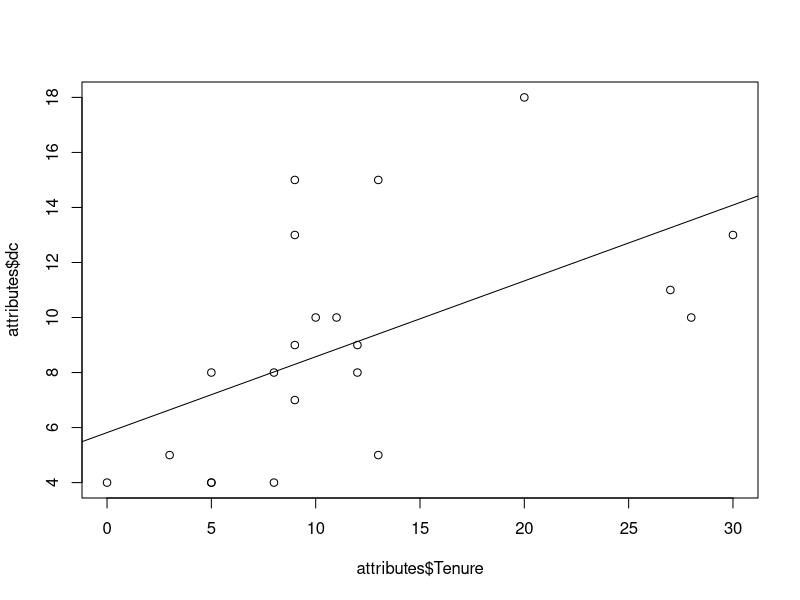
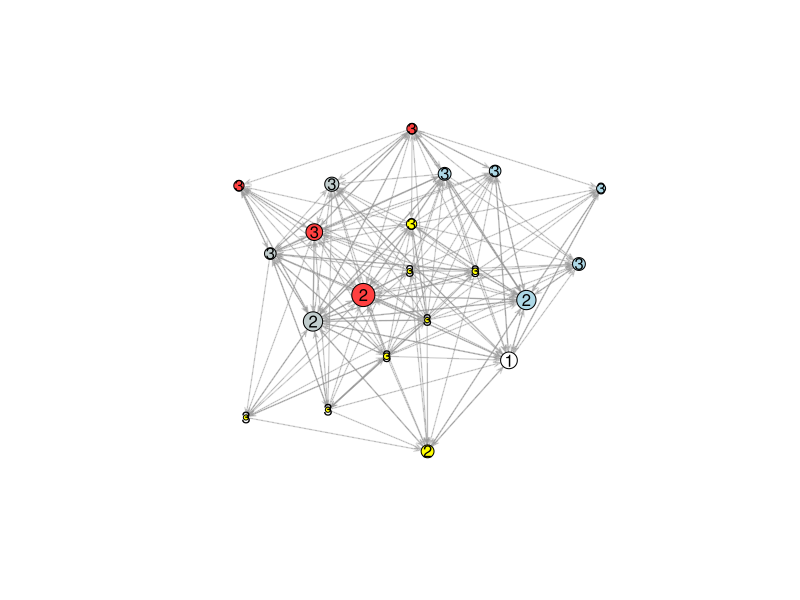
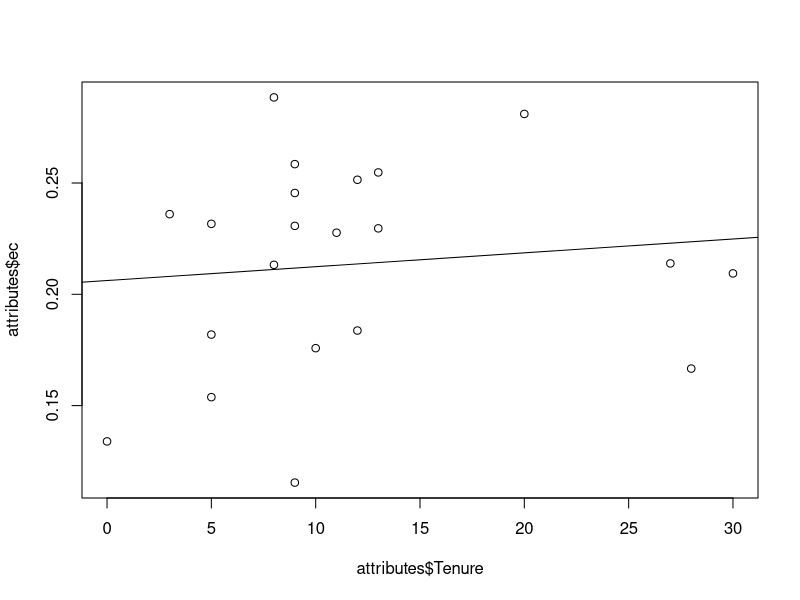
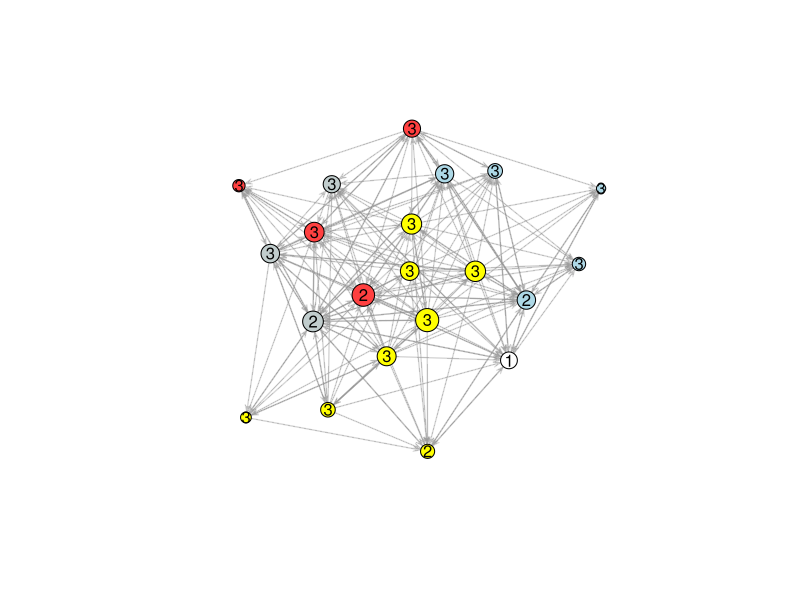
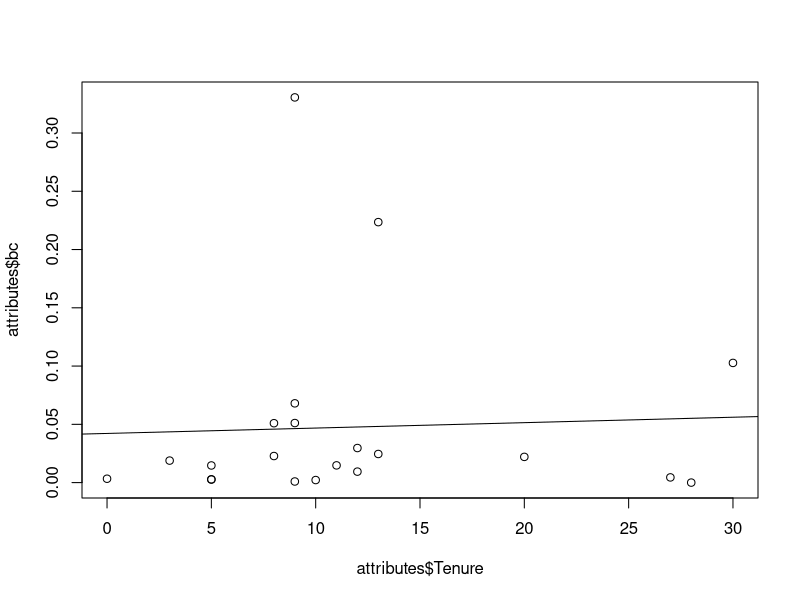
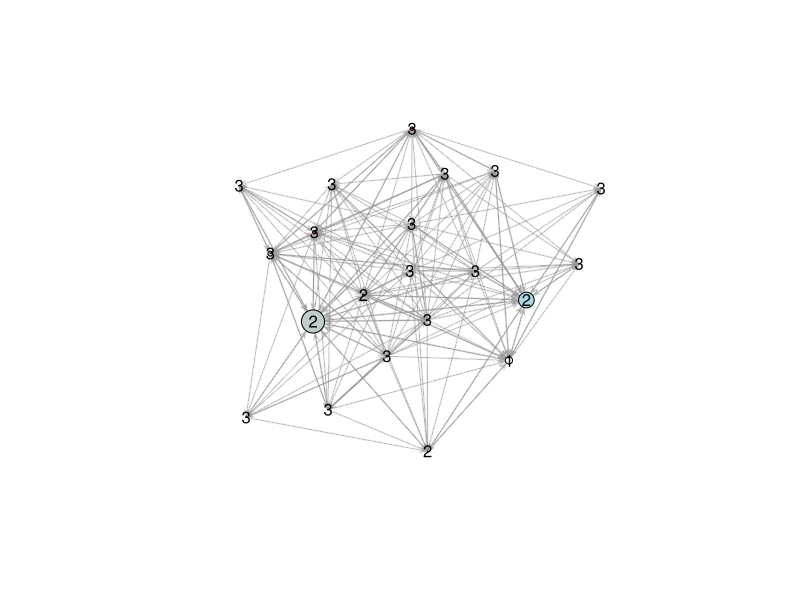
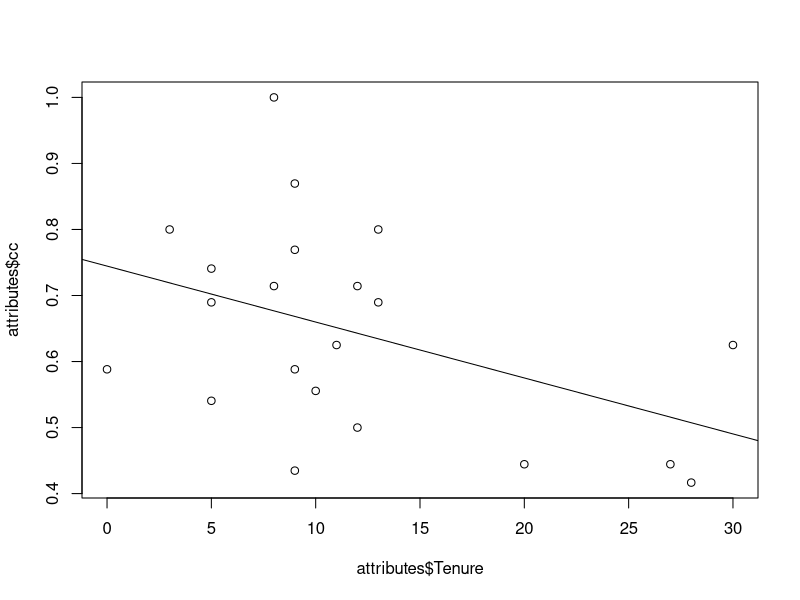
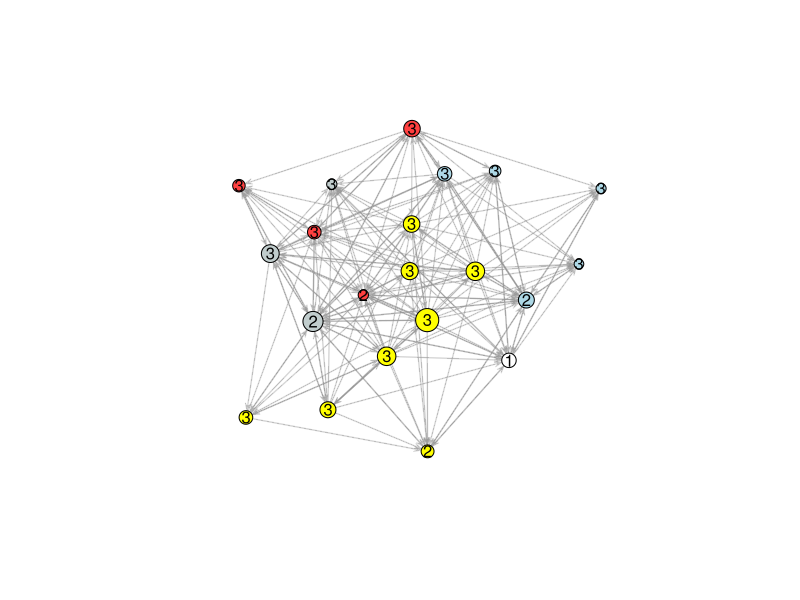

These figures' R source, in order:
# install all of the R packages we will need for today
# install.packages(c("igraph","statnet","GGally"))

#################
#   Centrality  #
#################

# Read in data
advice <- read.csv("Advice.csv", header=F)

reportsto <- read.csv("ReportsTo.csv", header = F)

# Read in vertex attribute data
attributes <- read.csv("KrackhardtVLD.csv")
# Read in the library for network analysis
library(network)
adviceNet <- network(as.matrix(advice))

# Add the vertex attributes into the network
set.vertex.attribute(adviceNet,names(attributes),attributes)



# Creating Network Objects: Defense Pacts (edgelist) (2000)
# gathered from the MIDs project
# published in 

# Cranmer, Skyler J., Bruce A. Desmarais, and Justin H. Kirkland. "Toward a network theory of alliance formation." 
# International Interactions 38, no. 3 (2012): 295-324.

# Read in vertex dataset
allyV <- read.csv("allyVLD.csv", # file to read
                  stringsAsFactors=F) # indicates to not convert to factor vars

# Read in edgelist
allyEL <- read.csv("allyEL.csv", stringsAsFactors=F)

# Read in contiguity
contig <- read.csv("contiguity.csv",stringsAsFactors=F,row.names=1)

require(network)
# (1) Initialize network
# store number of vertices
n <- nrow(allyV)
AllyNet <- network.initialize(n, # number of nodes
                              dir=F) # network is not directed

# (2) Set vertex labels
network.vertex.names(AllyNet)  <- allyV$stateabb 

# (3) Add in the edges
# Note, edgelist must match vertex labels
AllyNet[as.matrix(allyEL)]  <- 1

# (4) Store country code attribute
set.vertex.attribute(x=AllyNet,   # Network in which to store
                     "ccode",     # What to name the attribute
                     allyV$ccode) # Values to put in

# (5) Store year attribute
set.vertex.attribute(AllyNet,"created",allyV$styear)

# (6) Store network attribute
set.network.attribute(AllyNet,"contiguous",as.matrix(contig))


require(sna)
# (in-) Degree Centrality is the number of in-connections by node
dc <- degree(adviceNet, cmode="indegree")

# Store in vertex level data frame
attributes$dc <- dc

# Plot degree centrality against tenure
## Make a simple scatter plot
plot(attributes$Tenure,attributes$dc)
## Add a trend (i.e., regression) line
abline(lm(attributes$dc ~ attributes$Tenure))

# Plot network with node size proportional to Degree Centrality
## First normalize degree 
ndc <- dc/max(dc)
## Set random number seed so the plot is replicable
set.seed(5)
## Colors based on department
five_colors <- c("white","lightblue","yellow","azure3","brown1")
vert.cols <- five_colors[attributes$Department+1]
## Now plot
plot(adviceNet,displaylabels=T,label=get.vertex.attribute(adviceNet,"Level"),vertex.cex=3*ndc,label.cex=1,edge.col=rgb(150,150,150,100,maxColorValue=255),label.pos=5,vertex.col=vert.cols)


# Eigenvector Centrality Recursively Considers Neighbors' Centrality
# need to create an undirected version of the network
advice_undirected <- network(as.matrix(advice),dir=F)
# now calculate eigenvector centrality
ec <- evcent(advice_undirected)

# Store in vertex level data frame
attributes$ec <- ec

# Plot eigenvector centrality against tenure
## Make a simple scatter plot
plot(attributes$Tenure,attributes$ec)
## Add a trend (i.e., regression) line
abline(lm(attributes$ec ~ attributes$Tenure))

# Plot network with node size proportional to eigenvector centrality
## First normalize
nec <- ec/max(ec)
## Set random number seed so the plot is replicable
set.seed(5)
## Now plot
plot(adviceNet,displaylabels=T,label=get.vertex.attribute(adviceNet,"Level"),vertex.cex=3*nec,label.cex=1,edge.col=rgb(150,150,150,100,maxColorValue=255),label.pos=5,vertex.col=vert.cols)

# Betweenness Centrality Considers unlikely connections
# Proportion of shortest paths that pass through a vertex
bc <- betweenness(adviceNet,rescale=T)

# Store in vertex level data frame
attributes$bc <- bc

# Plot betweenness centrality against tenure
## Make a simple scatter plot
plot(attributes$Tenure,attributes$bc)
## Add a trend (i.e., regression) line
abline(lm(attributes$bc ~ attributes$Tenure))

# Plot network with node size proportional to betweenness centrality
## First normalize
nbc <- bc/max(bc)
## Set random number seed so the plot is replicable
set.seed(5)
## Now plot
plot(adviceNet,displaylabels=T,label=get.vertex.attribute(adviceNet,"Level"),vertex.cex=3*nbc,label.cex=1,edge.col=rgb(150,150,150,100,maxColorValue=255),label.pos=5,vertex.col=vert.cols)

# Closeness Centrality Considers global reach across the network
# Inverse average geodesic distance between i and all other nodes
cc <- closeness(adviceNet)

# Store in vertex level data frame
attributes$cc <- cc

# Plot betweenness centrality against tenure
## Make a simple scatter plot
plot(attributes$Tenure,attributes$cc)
## Add a trend (i.e., regression) line
abline(lm(attributes$cc ~ attributes$Tenure))

# Plot network with node size proportional to closeness centrality
## First normalize
ncc <- cc/max(cc)
## Set random number seed so the plot is replicable
set.seed(5)
## Now plot
plot(adviceNet,displaylabels=T,label=get.vertex.attribute(adviceNet,"Level"),vertex.cex=3*ncc,label.cex=1,edge.col=rgb(150,150,150,100,maxColorValue=255),label.pos=5,vertex.col=vert.cols)


# view relationships among all of the centrality measures
centrality_measures <- data.frame(dc,ec,bc,cc)
plot(centrality_measures)

# correlations between centrality measures
cor(centrality_measures)

# independent exercises, time permitting
# calculate centrality measures for the alliance network
# what's going on with closeness centrality? See the arg cmode="suminvundir".
# How are the relationships among them?
